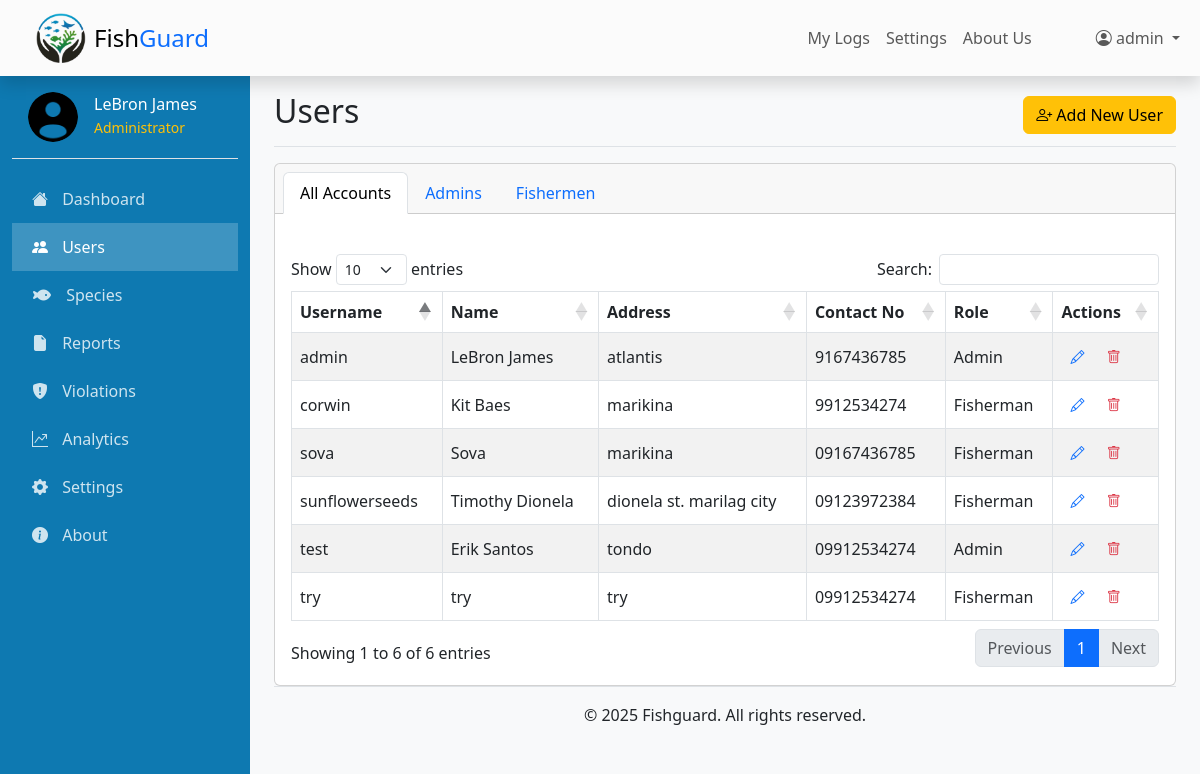
The page /admin/users.php (signed in) on the database its author committed.
### tables this page shows
CREATE TABLE `users` (
  `UID` int(11) NOT NULL,
  `username` text NOT NULL,
  `password` text NOT NULL,
  `name` text NOT NULL,
  `address` text NOT NULL,
  `contact_no` text NOT NULL,
  `role` int(11) NOT NULL
);

### admin/users.php (the view, shortened to what this page needs)
<!DOCTYPE html>
<html lang="en">
<head>
    <?php include 'layouts/head.php'; ?>
    <link href="../assets/css/admindash.css" rel="stylesheet">
    <link href="https://cdn.datatables.net/1.13.6/css/dataTables.bootstrap5.min.css" rel="stylesheet">
</head>
<body>
    <?php include 'layouts/navbar.php'; ?>
    <div class="container-fluid">
        <div class="row">
            <?php include 'layouts/sidebar.php'; ?>
            <main id="content" class="col-md-9 ms-sm-auto col-lg-10 px-md-4">
                <div
                    class="d-flex justify-content-between flex-wrap flex-md-nowrap align-items-center pt-3 pb-2 mb-3 border-bottom">
                    <h1 class="h2">Users</h1>
                    <button type="button" class="btn btn-warning" data-bs-toggle="modal" data-bs-target="#addUserModal">
                        <i class="bi bi-person-plus"></i> Add New User
                    </button>
                </div>
                <div class="card mt-3">
                    <div class="card-header ps-3">
                        <ul class="nav nav-tabs card-header-tabs" id="userTabs" role="tablist">
                            <li class="nav-item" role="presentation">
                                <button class="nav-link active" id="all-tab" data-bs-toggle="tab" data-bs-target="#all"
                                    type="button" role="tab" aria-controls="all" aria-selected="true">All
                                    Accounts</button>
                            </li>
                            <li class="nav-item" role="presentation">
                                <button class="nav-link" id="admins-tab" data-bs-toggle="tab" data-bs-target="#admins"
                                    type="button" role="tab" aria-controls="admins"
                                    aria-selected="false">Admins</button>
                            </li>
                            <li class="nav-item" role="presentation">
                                <button class="nav-link" id="customers-tab" data-bs-toggle="tab"
                                    data-bs-target="#customers" type="button" role="tab" aria-controls="customers"
                                    aria-selected="false">Fishermen</button>
                            </li>
                        </ul>
                    </div>
                    <div class="card-body">
                        <div class="tab-content" id="userTabsContent">
                            <div class="tab-pane fade show active mt-4" id="all" role="tabpanel"
                                aria-labelledby="all-tab">
                                <div class="table-responsive">
                                    <table id="allUsersTable" class="table table-striped table-bordered align-middle">
                                        <thead>
                                            <tr>
                                                <th>Username</th>
                                                <th>Name</th>
                                                <th>Address</th>
                                                <th>Contact No</th>
                                                <th>Role</th>
                                                <th>Actions</th>
                                            </tr>
                                        </thead>
                                        <tbody>
                                            <?php
                                            include '../assets/db.php';
                                            $query = "SELECT UID, username, name, address, contact_no, role FROM users";
                                            $result = mysqli_query($conn, $query);
                                            if ($result) {
                                                while ($row = mysqli_fetch_assoc($result)) {
                                                    echo "<tr>
                                                            <td>{$row['username']}</td>
                                                            <td>{$row['name']}</td>
                                                            <td>{$row['address']}</td>
                                                            <td>{$row['contact_no']}</td>
                                                            <td>" . ($row['role'] == 1 ? 'Admin' : 'Fisherman') . "</td>
                                                            <td>
                                                                <button type='button' class='btn btn-link btn-sm text-primary' title='Edit' data-bs-toggle='modal' data-bs-target='#editUserModal'
                                                                    data-uid='{$row['UID']}'
                                                                    data-username='{$row['username']}'
                                                                    data-name='{$row['name']}'
                                                                    data-address='{$row['address']}'
                                                                    data-contact='{$row['contact_no']}'>
                                                                    <i class='bi bi-pencil'></i>
                                                                </button>
                                                                <button type='button' class='btn btn-link btn-sm text-danger delete-user-btn' title='Delete' data-uid='{$row['UID']}'>
                                                                    <i class='bi bi-trash'></i>
                                                                </button>
                                                            </td>
                                                          </tr>";
                                                }
                                            } else {
                                                echo "<tr><td colspan='6'>No users found</td></tr>";
                                            }
                                            ?>
                                        </tbody>
                                    </table>
                                </div>
                            </div>
                        </div>
                    </div>
                </div>
                <?php include 'layouts/footer.php'; ?>
            </main>
        </div>
    </div>
</body>
</html>

### assets/css/admindash.css (style rules this page uses)
body { min-height: 100vh; display: flex; flex-direction: column; }
#content { flex: 1; background-color: #f8f9fa; }

### admin/layouts/head.php (style rules this page uses)
:root { --bs-primary: #1E6091; --bs-secondary: #0A8754; --bs-info: #E7F5FF; --bs-dark: #173753; --bs-warning: #FF9D00; --bs-warning-hover: #FFB340; --bs-white: #ffffff; --bs-light-gray: #dee2e6; }

### rows shown on the page
users: username "admin", name "LeBron James", address "atlantis", contact_no "9167436785", role "Admin"
users: username "sunflowerseeds", name "Timothy Dionela", address "dionela st. marilag city", contact_no "09123972384", role "Fisherman"
users: username "corwin", name "Kit Baes", address "marikina", contact_no "9912534274", role "Fisherman"
users: username "test", name "Erik Santos", address "tondo", contact_no "09912534274", role "Admin"
users: username "try", name "try", address "try", contact_no "09912534274", role "Fisherman"
users: username "sova", name "Sova", address "marikina", contact_no "09167436785", role "Fisherman"

### other values the page prints
$_SESSION['username'] "admin"
$_SESSION['name'] "LeBron James"
